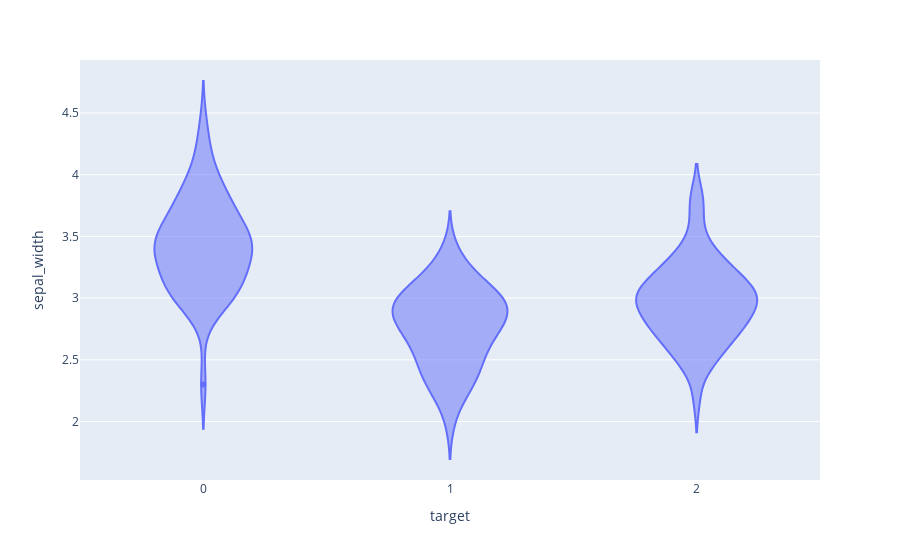

The code cell stored with this chart in its notebook:
### Code cell
px.violin(df, x="target", y="sepal_width", width=600)

### Figure 1 — Plotly figure (JSON) as saved in the notebook; plotly's stock layout.template omitted (floating-point values rounded to 4 significant figures; data arrays with more than 128 entries replaced by an {"elided": "..."} marker saying what was removed)
{"data": [{"alignmentgroup": "True", "box": {"visible": false}, "hovertemplate": "target=%{x}<br>sepal_width=%{y}<extra></extra>", "legendgroup": "", "marker": {"color": "#636efa"}, "name": "", "offsetgroup": "", "orientation": "v", "scalegroup": "True", "showlegend": false, "type": "violin", "x": {"elided": "150 int values"}, "x0": " ", "xaxis": "x", "y": {"elided": "150 float values"}, "y0": " ", "yaxis": "y"}], "layout": {"autosize": true, "legend": {"tracegroupgap": 0}, "margin": {"t": 60}, "violinmode": "group", "xaxis": {"anchor": "y", "autorange": true, "domain": [0, 1], "range": [-0.5, 2.5], "title": {"text": "target"}, "type": "linear"}, "yaxis": {"anchor": "x", "autorange": true, "domain": [0, 1], "range": [1.526, 4.929], "title": {"text": "sepal_width"}, "type": "linear"}}}
